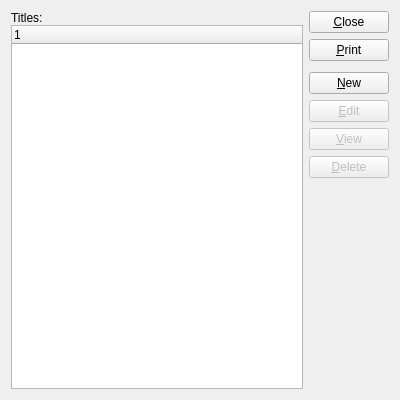
<?xml version="1.0" encoding="UTF-8"?>
<ui version="4.0">
 <comment>This file is part of the xTuple ERP: PostBooks Edition, a free and
open source Enterprise Resource Planning software suite,
Copyright (c) 1999-2019 by OpenMFG LLC, d/b/a xTuple.
It is licensed to you under the Common Public Attribution License
version 1.0, the full text of which (including xTuple-specific Exhibits)
is available at www.xtuple.com/CPAL.  By using this software, you agree
to be bound by its terms.</comment>
 <class>honorifics</class>
 <widget class="QWidget" name="honorifics">
  <property name="geometry">
   <rect>
    <x>0</x>
    <y>0</y>
    <width>400</width>
    <height>400</height>
   </rect>
  </property>
  <property name="windowTitle">
   <string>List Titles</string>
  </property>
  <layout class="QGridLayout" name="gridLayout">
   <item row="0" column="0">
    <layout class="QVBoxLayout">
     <property name="spacing">
      <number>0</number>
     </property>
     <item>
      <widget class="QLabel" name="_titlesLit">
       <property name="text">
        <string>Titles:</string>
       </property>
      </widget>
     </item>
     <item>
      <widget class="XTreeWidget" name="_honorifics">
       <property name="sizePolicy">
        <sizepolicy hsizetype="Expanding" vsizetype="Expanding">
         <horstretch>0</horstretch>
         <verstretch>0</verstretch>
        </sizepolicy>
       </property>
      </widget>
     </item>
    </layout>
   </item>
   <item row="0" column="1">
    <layout class="QVBoxLayout" name="verticalLayout">
     <item>
      <widget class="QPushButton" name="_close">
       <property name="text">
        <string>&amp;Close</string>
       </property>
      </widget>
     </item>
     <item>
      <widget class="QPushButton" name="_print">
       <property name="text">
        <string>&amp;Print</string>
       </property>
      </widget>
     </item>
     <item>
      <spacer name="verticalSpacer">
       <property name="orientation">
        <enum>Qt::Vertical</enum>
       </property>
       <property name="sizeType">
        <enum>QSizePolicy::Preferred</enum>
       </property>
       <property name="sizeHint" stdset="0">
        <size>
         <width>20</width>
         <height>5</height>
        </size>
       </property>
      </spacer>
     </item>
     <item>
      <widget class="QPushButton" name="_new">
       <property name="text">
        <string>&amp;New</string>
       </property>
      </widget>
     </item>
     <item>
      <widget class="QPushButton" name="_edit">
       <property name="enabled">
        <bool>false</bool>
       </property>
       <property name="text">
        <string>&amp;Edit</string>
       </property>
      </widget>
     </item>
     <item>
      <widget class="QPushButton" name="_view">
       <property name="enabled">
        <bool>false</bool>
       </property>
       <property name="text">
        <string>&amp;View</string>
       </property>
      </widget>
     </item>
     <item>
      <widget class="QPushButton" name="_delete">
       <property name="enabled">
        <bool>false</bool>
       </property>
       <property name="text">
        <string>&amp;Delete</string>
       </property>
      </widget>
     </item>
     <item>
      <spacer>
       <property name="orientation">
        <enum>Qt::Vertical</enum>
       </property>
       <property name="sizeType">
        <enum>QSizePolicy::Expanding</enum>
       </property>
       <property name="sizeHint" stdset="0">
        <size>
         <width>20</width>
         <height>20</height>
        </size>
       </property>
      </spacer>
     </item>
    </layout>
   </item>
  </layout>
 </widget>
 <layoutdefault spacing="6" margin="11"/>
 <customwidgets>
  <customwidget>
   <class>XTreeWidget</class>
   <extends>QTreeWidget</extends>
   <header>xtreewidget.h</header>
   <container>1</container>
  </customwidget>
 </customwidgets>
 <tabstops>
  <tabstop>_honorifics</tabstop>
  <tabstop>_new</tabstop>
  <tabstop>_edit</tabstop>
  <tabstop>_view</tabstop>
  <tabstop>_delete</tabstop>
  <tabstop>_print</tabstop>
  <tabstop>_close</tabstop>
 </tabstops>
 <resources/>
 <connections>
  <connection>
   <sender>_close</sender>
   <signal>clicked()</signal>
   <receiver>honorifics</receiver>
   <slot>close()</slot>
   <hints>
    <hint type="sourcelabel">
     <x>20</x>
     <y>20</y>
    </hint>
    <hint type="destinationlabel">
     <x>20</x>
     <y>20</y>
    </hint>
   </hints>
  </connection>
  <connection>
   <sender>_honorifics</sender>
   <signal>valid(bool)</signal>
   <receiver>_view</receiver>
   <slot>setEnabled(bool)</slot>
   <hints>
    <hint type="sourcelabel">
     <x>20</x>
     <y>20</y>
    </hint>
    <hint type="destinationlabel">
     <x>20</x>
     <y>20</y>
    </hint>
   </hints>
  </connection>
 </connections>
</ui>
